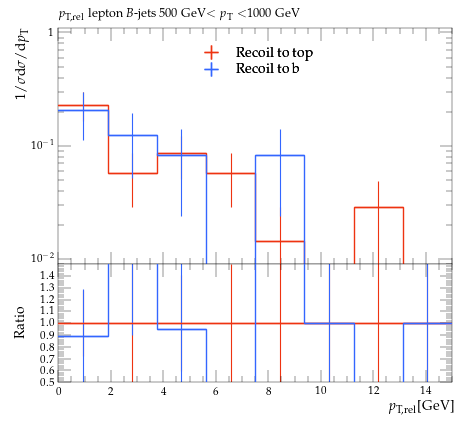

Reproduce this figure in Python.
#! /usr/bin/env python

# This Python script was auto-generated using YODA v2.0.2.
# Analysis object: /MC_HFDECAYS/avg_B_jet_l_pTrel_500_1000
# Timestamp: 31-07-2026 (13:13:52)

import matplotlib as mpl
import matplotlib.pyplot as plt
mpl.use('Agg') # comment out for interactive use
import os
import numpy as np

plotDir = os.path.split(os.path.realpath(__file__))[0]
if 'YODA_USER_PLOT_PATH' in globals():
    plot_outdir = globals()['YODA_USER_PLOT_PATH']
else:
    plot_outdir = plotDir

#plot style
plt.style.use(os.path.join(plotDir, '../default.mplstyle'))
# plot metadata
figW, figH = plt.rcParams['figure.figsize']
ax_xLabel = r'$p_\mathrm{T,rel}$[GeV]'
ax_yLabel = r'$1/\sigma \mathrm{d}\sigma/\mathrm{d}p_\mathrm{T}$'
ax_title  = r'$p_\mathrm{T,rel}$ lepton $B$-jets 500 GeV$<p_\mathrm{T}<$1000 GeV'
ax_xScale = 'linear'
ax_yScale = 'log'
xLims = (0.0, 15.0)
yLims = (0.009000000000000001, 1.1)

# TeX-friendly labels for the legend
labels = {
    'legend' : ([ r"Recoil to top", r"Recoil to b" ], r""),
}

# Adjust canvas width and height
canvasW = 10.0
canvasH = 9.0
figW *= canvasW/10.
figH *= canvasH/9.

# Create figure and axis objects
fig, (ax, ratio0_ax) = plt.subplots(2, 1, sharex=True,
                  figsize=(figW,figH), gridspec_kw={'height_ratios': (6.0, 3.0)})

# Set figure margins
plt.subplots_adjust(
    left   = 1.0 * plt.rcParams['figure.subplot.left'],
    right  = 1.0 * plt.rcParams['figure.subplot.right'],
    top    = 1.0 * plt.rcParams['figure.subplot.top'],
    bottom = 1.0 * plt.rcParams['figure.subplot.bottom'])

ratio0_ax.yaxis.set_major_locator(mpl.ticker.MultipleLocator(0.1))
ratio0_ax.set_ylim(0.5, 1.4999)
ratio0_ax.set_ylabel('Ratio')

# the numerical data is stored in a separate file
dataf = dict()
prefix = os.path.split(__file__)[0]
if prefix:    prefix = prefix + '/'
exec(open(prefix+'avg_B_jet_l_pTrel_500_1000__data.py').read(), dataf)


legend_handles = dict() # keep track of handles for the legend

# style options for curves
# starts at zorder>=5 to draw curve on top of legend
styles = {
  'recoil_t': {
    'color' : '#EE3311',
    'linestyle' : '-',
    'linewidth' : 1,
    'marker' : 'none',
    'markersize' : 2,
    'capsize' : 0.0,
    'zorder' : 5,
    'histstyle' : 1,
    'drawstyle' : 'steps-pre',
    'xerrorbars' : 1,
    'yerrorbars' : 1,
    'fillcolor' : None,
    'fillopacity' : 1.0,
    'ratio0_linestyle' : '-',
    'ratio0_linewidth' : 1,
    'ratio0_marker' : 'none',
    'ratio0_markersize' : 2,
    'ratio0_capsize' : 0.0,
    'ratio0_zorder' : 5,
    'ratio0_histstyle' : 1,
    'ratio0_drawstyle' : 'steps-pre',
    'ratio0_xerrorbars' : 1,
    'ratio0_yerrorbars' : 1,
  },
  'recoil_b': {
    'color' : '#3366FF',
    'linestyle' : '-',
    'linewidth' : 1,
    'marker' : 'none',
    'markersize' : 2,
    'capsize' : 0.0,
    'zorder' : 6,
    'histstyle' : 1,
    'drawstyle' : 'steps-pre',
    'xerrorbars' : 1,
    'yerrorbars' : 1,
    'fillcolor' : None,
    'fillopacity' : 1.0,
    'ratio0_linestyle' : '-',
    'ratio0_linewidth' : 1,
    'ratio0_marker' : 'none',
    'ratio0_markersize' : 2,
    'ratio0_capsize' : 0.0,
    'ratio0_zorder' : 6,
    'ratio0_histstyle' : 1,
    'ratio0_drawstyle' : 'steps-pre',
    'ratio0_xerrorbars' : 1,
    'ratio0_yerrorbars' : 1,
  },
}

# curve from input yoda files in main panel
for label, yvals in dataf['yvals'].items():
    if all(np.isnan(v) for v in dataf['yvals'][label]):
        continue
    tmp = None
    if styles[label]['histstyle']: # draw as histogram
        xpos = dataf['xedges'][label] if styles[label]['drawstyle'] else dataf['xpoints'][label]
        ypos = np.insert(yvals, 0, yvals[0]) if styles[label]['drawstyle'] else yvals
        if styles[label]['fillcolor']: # fill area below curve
            ax.fill_between(xpos, ypos, step='pre',
                            color=styles[label]['fillcolor'],
                            alpha=styles[label]['fillopacity'])
        tmp, = ax.plot(xpos, ypos,
                       color=styles[label]['color'],
                       linestyle=styles[label]['linestyle'],
                       linewidth=styles[label]['linewidth'],
                       drawstyle=styles[label]['drawstyle'], solid_joinstyle='miter',
                       zorder=styles[label]['zorder'], label=label)
    tmp = ax.errorbar(dataf['xpoints'][label], yvals,
                      xerr=np.array(dataf['xerrs'][label])*styles[label]['xerrorbars'],
                      yerr=np.array(dataf['yerrs'][label])*styles[label]['yerrorbars'],
                      fmt=styles[label]['marker'], capsize=styles[label]['capsize'],
                      markersize=styles[label]['markersize'],
                      ecolor=styles[label]['color'],
                      color=styles[label]['color'], zorder=styles[label]['zorder'])
    tmp[-1][0].set_linestyle(styles[label]['linestyle'])
    tmp[-1][0].set_linewidth(styles[label]['linewidth'])
    if label in dataf['add_legend_handle']:  legend_handles[label] = tmp
    for varLabel in dataf['variation_yvals'].keys():
        if varLabel.startswith(label):
            tmp, = ax.plot(dataf['xedges'][label], dataf['variation_yvals'][varLabel],
                           color=styles[label]['color'],
                           linestyle=styles[label]['linestyle'],
                           linewidth=styles[label]['linewidth'],
                           drawstyle='steps-pre', solid_joinstyle='miter',
                           zorder=styles[label]['zorder'], alpha=0.5)


# plots on ratio panel
# curve from input yoda files in ratio panel
for label, yvals in dataf['ratio0_yvals'].items():
    if all(np.isnan(v) for v in yvals):
        continue
    if styles[label]['ratio0_histstyle']: # plot as histogram
        xpos = dataf['xedges']['recoil_t'] if styles[label]['ratio0_drawstyle'] else dataf['xpoints']['recoil_t']
        ypos = np.insert(yvals, 0, yvals[0]) if styles[label]['ratio0_drawstyle'] else yvals
        ratio0_ax.plot(xpos, ypos,
                       color=styles[label]['color'],
                       linewidth=styles[label]['linewidth'],
                       linestyle=styles[label]['ratio0_linestyle'],
                       drawstyle=styles[label]['ratio0_drawstyle'], zorder=styles[label]['zorder'],
                       solid_joinstyle='miter')
    tmp = ratio0_ax.errorbar(dataf['xpoints']['recoil_t'], yvals,
                             xerr=np.array(dataf['ref_xerrs'])*styles[label]['ratio0_xerrorbars'],
                             yerr=np.array(dataf['ratio0_yerrs'][label])*styles[label]['ratio0_yerrorbars'],
                             fmt=styles[label]['ratio0_marker'], capsize=styles[label]['ratio0_capsize'],
                             markersize=styles[label]['ratio0_markersize'],
                             ecolor=styles[label]['color'],
                             color=styles[label]['color'])
    tmp[-1][0].set_linestyle(styles[label]['ratio0_linestyle'])
    tmp[-1][0].set_linewidth(styles[label]['ratio0_linewidth'])

    for varlabel in dataf['ratio0_variation_vals'].keys():
        if varlabel.startswith(label):
            ratio0_ax.plot(dataf['xedges']['recoil_t'],
                            dataf['ratio0_variation_vals'][varlabel],
                            color=styles[label]['color'],
                            linestyle=styles[label]['linestyle'],
                            linewidth=styles[label]['linewidth'],
                            drawstyle='steps-pre', solid_joinstyle='miter',
                            zorder=1, alpha=0.5)

legend_items = list(legend_handles.values())
ax.add_artist(ax.legend(legend_items,
                        labels['legend'][0],
                        title=labels['legend'][1],
                        alignment='left',
                        loc='upper center',
                        bbox_to_anchor=(0.5, 0.97)))

# set plot metadata as defined above
ratio0_ax.set_xlabel(ax_xLabel)
ratio0_ax.xaxis.set_label_coords(1., -0.15)
ax.set_ylabel(ax_yLabel, ha='right', va='top')
ax.yaxis.set_label_coords(-0.11, 1.0)
ax.set_title(ax_title, loc='left')
ax.set_xscale(ax_xScale)
ax.set_yscale(ax_yScale)
ax.set_xlim(xLims)
ax.set_ylim(yLims)

# tick formatting
plt.rcParams['xtick.top'] = True
plt.rcParams['ytick.right'] = True
ax.yaxis.set_major_locator(mpl.ticker.LogLocator(base=10.0, numticks=np.inf))
ax.yaxis.set_minor_locator(mpl.ticker.LogLocator(
                           base=10.0, subs=np.arange(0.1, 1, 0.1), numticks=np.inf))
fig.align_ylabels((ax, ratio0_ax))
plt.savefig(os.path.join(plot_outdir, 'avg_B_jet_l_pTrel_500_1000.pdf'), format='PDF')
plt.savefig(os.path.join(plot_outdir, 'avg_B_jet_l_pTrel_500_1000.png'), format='PNG')

plt.close(fig)
